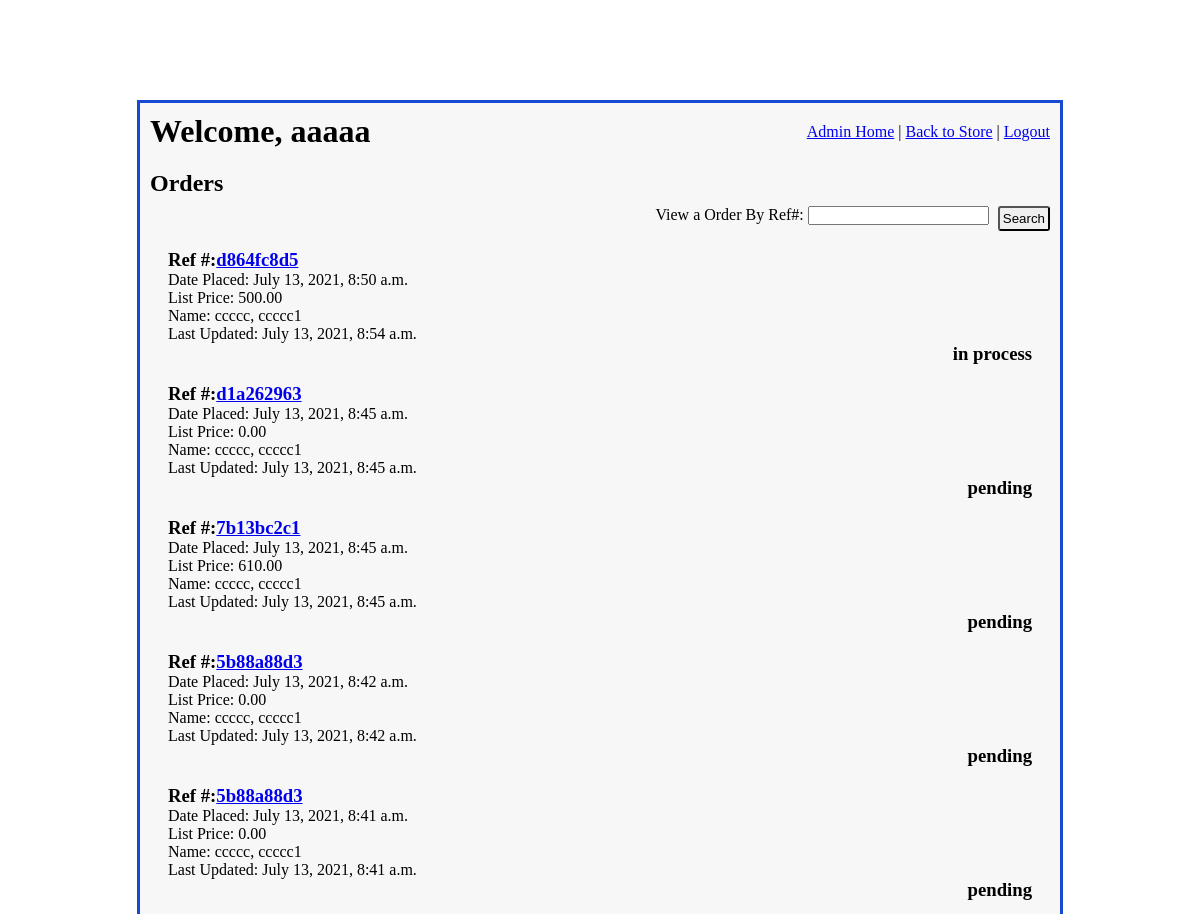
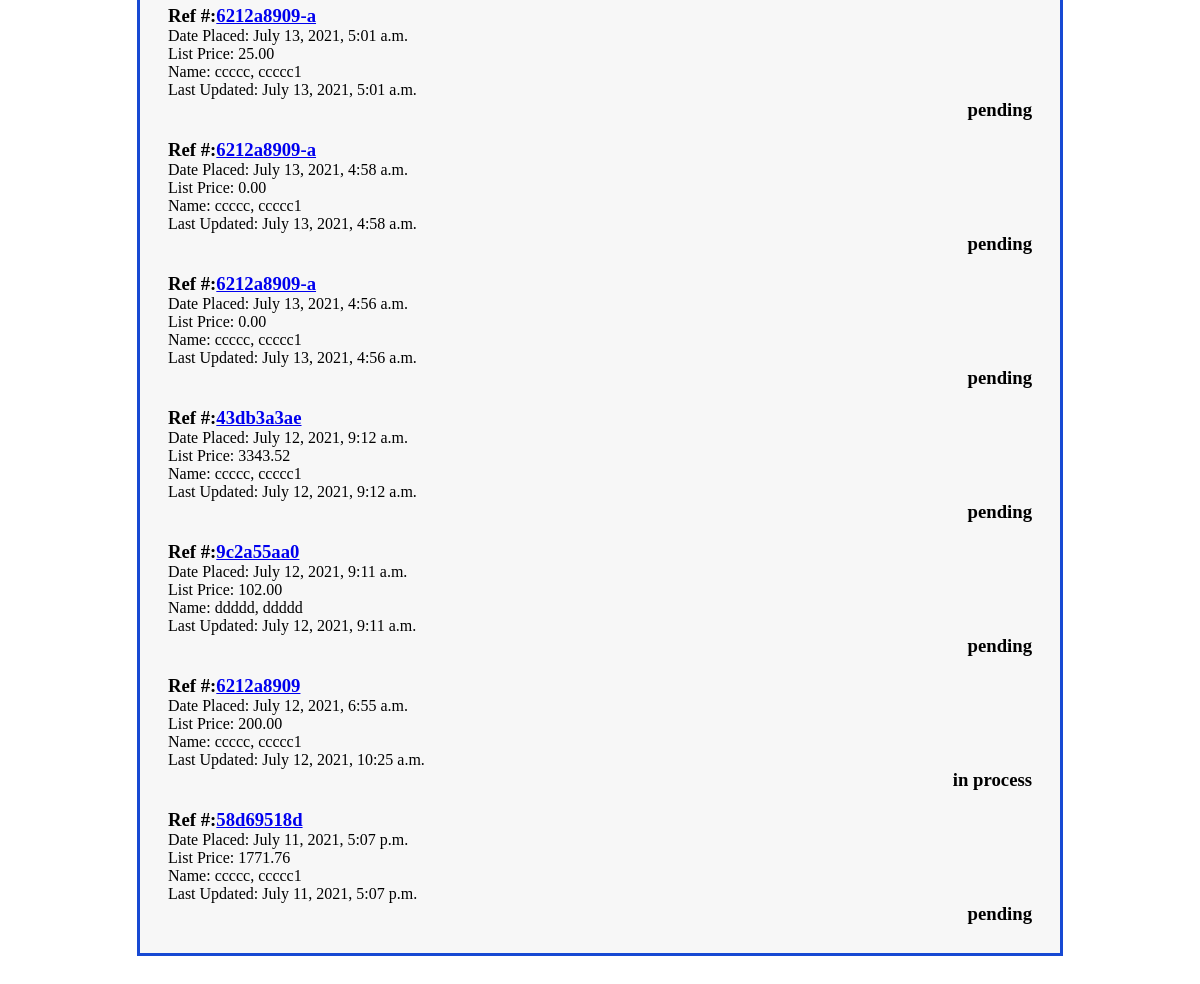
The page /admin_access/orders_display (signed in) on the database as committed earlier (2 pictures, top to bottom).
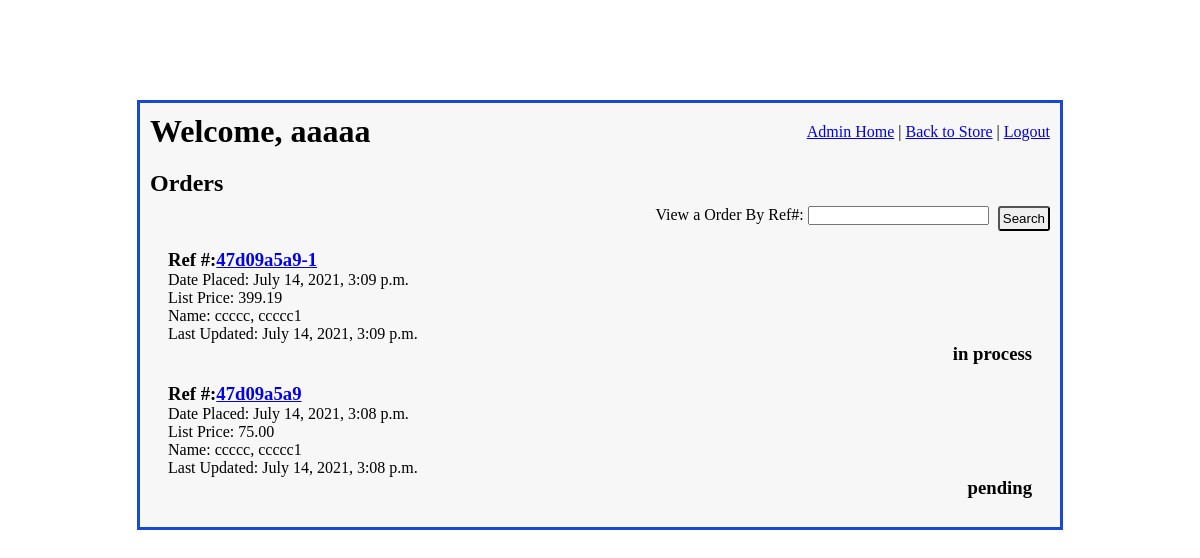
The same page on the database as committed later.
### imgfield_app/models.py (models this page shows)
class Order(models.Model):
    ordered_by = models.ForeignKey(
        User,
        related_name="user_orders",
        on_delete=models.CASCADE
    )
    contact_info =  models.ForeignKey(
        ContactInfo,
        related_name="orders",
        on_delete = models.CASCADE,
        null=True, blank=True,
    )
    ref_number = models.CharField(max_length=10)
    total_price = models.DecimalField(decimal_places=2, max_digits=10, null=True, blank=True)
    status = models.CharField(max_length=27)
    special_instructions = models.TextField(null=True, blank=True)
    office_notes = models.TextField(null=True, blank=True)
    created_at = models.DateTimeField(auto_now_add=True)
    updated_at = models.DateTimeField(auto_now=True)
    objects = OrderManager()

class User(models.Model):
    first_name = models.CharField(max_length=45)
    last_name = models.CharField(max_length=60)
    email = models.CharField(max_length=60)
    password = models.CharField(max_length=60)
    security_level = models.IntegerField()
    created_at = models.DateTimeField(auto_now_add=True)
    updated_at = models.DateTimeField(auto_now=True)
    objects = UserManager()

### admin_app/views.py (the view)
# urls.py: path('orders_display', views.orders_display),
def orders_display(request):
    if 'user_id' in request.session:
        logged_user = User.objects.get(id=request.session['user_id'])
        if logged_user.security_level > 4:
            all_active_orders= Order.objects.exclude(status = "archived").order_by('-created_at')
            context = {
                'logged_user': logged_user,
                'all_active_orders': all_active_orders
            }
        return render(request, "orders_display.html", context)
    return redirect("/")

### admin_app/templates/orders_display.html (shortened to what this page needs)
<!DOCTYPE html>
<html lang="en">
<head>
    {% load static %}
    <link rel="stylesheet" href="{% static 'css/admin_main.css' %}">
    <link rel="stylesheet" href="{% static 'css/quotes_display.css' %}">
</head>
<body>
    <div id="wrapper">
        <div id="header">
            <h1>Welcome, {{ logged_user.first_name }}</h1>
            <div id="links">
                <a href="/admin_access">Admin Home</a>  |
                <a href="/">Back to Store</a>  |
                <a href="/signon/logout">Logout</a>
            </div>
        </div>
        <div id="content">
            <h2>Orders</h2>
            <form action="/admin_access/find_order" method="POST">
                <p>View a Order By Ref#: <input type="text" name="order_ref_num"></p>
                <button type="submit">Search</button>
            </form>
            <div id="quotes">
                {% for order in all_active_orders %}
                    <div class="quote_pod">
                        <div class="quote_info">
                            <h3>Ref #:<a href="/admin_access/view_order/{{ order.id }}">{{ order.ref_number }}</a></h3>
                            <p>Date Placed: {{ order.created_at }}</p>
                            <p>List Price: {{order.total_price }}</p>
                            <p>Name: {{ order.ordered_by.last_name }}, {{ order.ordered_by.first_name }}</p>
                            <p>Last Updated: {{ order.updated_at }}</p>
                        </div>
                        <div class="quote_status">
                            <h3 class="status">{{ order.status }}</h3>
                        </div>
                    </div>
                {% endfor%}
            </div>
        </div>
    </div>
</body>
</html>

Rows that differ between the two databases and show on the page:
removed Order: ref_number "d864fc8d5", created_at "July 13, 2021, 8:50 a.m.", total_price "500.00", ordered_by.last_name "ccccc", ordered_by.first_name "ccccc1", updated_at "July 13, 2021, 8:54 a.m.", status "in process"
removed Order: ref_number "d1a262963", created_at "July 13, 2021, 8:45 a.m.", total_price "0.00", ordered_by.last_name "ccccc", ordered_by.first_name "ccccc1", updated_at "July 13, 2021, 8:45 a.m.", status "pending"
removed Order: ref_number "7b13bc2c1", created_at "July 13, 2021, 8:45 a.m.", total_price "610.00", ordered_by.last_name "ccccc", ordered_by.first_name "ccccc1", updated_at "July 13, 2021, 8:45 a.m.", status "pending"
removed Order: ref_number "5b88a88d3", created_at "July 13, 2021, 8:42 a.m.", total_price "0.00", ordered_by.last_name "ccccc", ordered_by.first_name "ccccc1", updated_at "July 13, 2021, 8:42 a.m.", status "pending"
removed Order: ref_number "5b88a88d3", created_at "July 13, 2021, 8:41 a.m.", total_price "0.00", ordered_by.last_name "ccccc", ordered_by.first_name "ccccc1", updated_at "July 13, 2021, 8:41 a.m.", status "pending"
removed Order: ref_number "6212a8909-a", created_at "July 13, 2021, 5:01 a.m.", total_price "25.00", ordered_by.last_name "ccccc", ordered_by.first_name "ccccc1", updated_at "July 13, 2021, 5:01 a.m.", status "pending"
removed Order: ref_number "6212a8909-a", created_at "July 13, 2021, 4:58 a.m.", total_price "0.00", ordered_by.last_name "ccccc", ordered_by.first_name "ccccc1", updated_at "July 13, 2021, 4:58 a.m.", status "pending"
removed Order: ref_number "6212a8909-a", created_at "July 13, 2021, 4:56 a.m.", total_price "0.00", ordered_by.last_name "ccccc", ordered_by.first_name "ccccc1", updated_at "July 13, 2021, 4:56 a.m.", status "pending"
removed Order: ref_number "43db3a3ae", created_at "July 12, 2021, 9:12 a.m.", total_price "3343.52", ordered_by.last_name "ccccc", ordered_by.first_name "ccccc1", updated_at "July 12, 2021, 9:12 a.m.", status "pending"
removed Order: ref_number "9c2a55aa0", created_at "July 12, 2021, 9:11 a.m.", total_price "102.00", ordered_by.last_name "ddddd", ordered_by.first_name "ddddd", updated_at "July 12, 2021, 9:11 a.m.", status "pending"
removed Order: ref_number "6212a8909", created_at "July 12, 2021, 6:55 a.m.", total_price "200.00", ordered_by.last_name "ccccc", ordered_by.first_name "ccccc1", updated_at "July 12, 2021, 10:25 a.m.", status "in process"
removed Order: ref_number "58d69518d", created_at "July 11, 2021, 5:07 p.m.", total_price "1771.76", ordered_by.last_name "ccccc", ordered_by.first_name "ccccc1", updated_at "July 11, 2021, 5:07 p.m.", status "pending"
added Order: ref_number "47d09a5a9-1", created_at "July 14, 2021, 3:09 p.m.", total_price "399.19", ordered_by.last_name "ccccc", ordered_by.first_name "ccccc1", updated_at "July 14, 2021, 3:09 p.m.", status "in process"
added Order: ref_number "47d09a5a9", created_at "July 14, 2021, 3:08 p.m.", total_price "75.00", ordered_by.last_name "ccccc", ordered_by.first_name "ccccc1", updated_at "July 14, 2021, 3:08 p.m.", status "pending"
